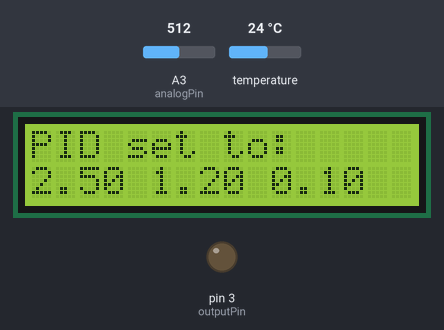
The sketch below on a simulated Arduino Uno, built with avr-gcc and run on an emulated ATmega328P. On the bench: 16×2 character LCD, output pins drawn as LEDs (lit = HIGH). Inputs (shaded band) come from the test bench; at power-on: temperature 24 °C, A3 (analogPin) = 512. What the sketch prints to the serial monitor is not drawn.

Above: at 6.3 s.
8.5 s: temperature set to 0 °C
At 10.2 s:
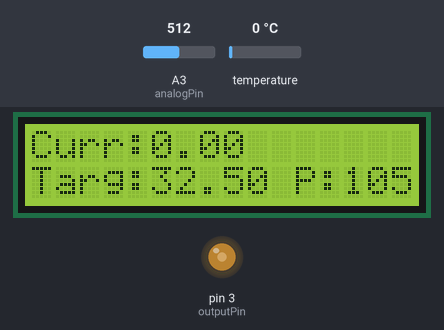
14.7 s: temperature set to 12 °C
At 15.5 s:
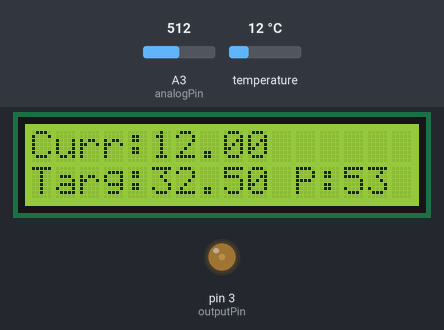
18.7 s: A3 (analogPin) set to 716
At 20.6 s:
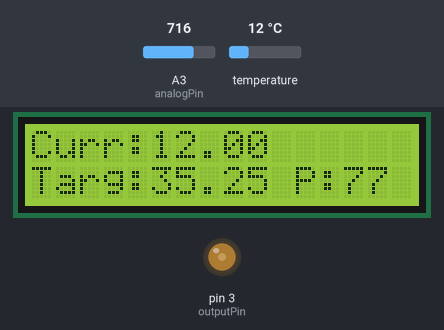
22.7 s: temperature set to 41 °C
At 24.5 s:
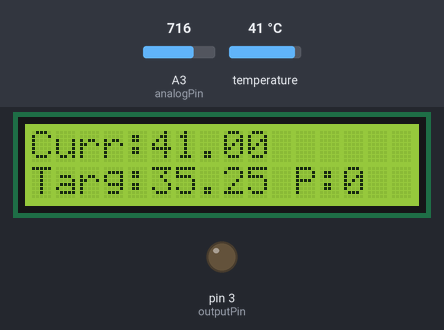
26.6 s: A3 (analogPin) set to 900
At 28.3 s:
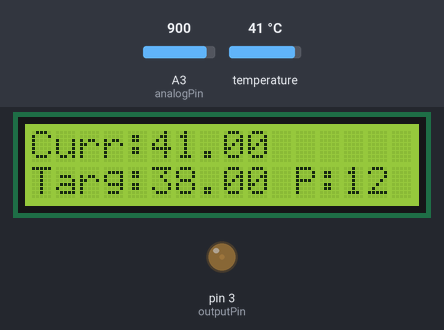
28.6 s: temperature set to 7 °C
At 29.8 s:
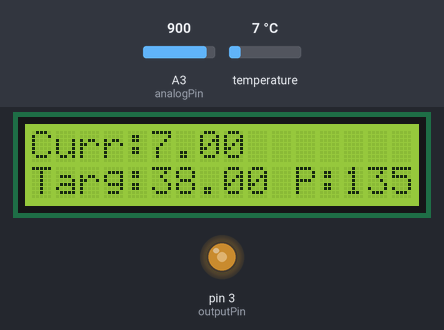
Timing chart, 0 to 33.6 s (numbered marks = the images above; inputs shaded):
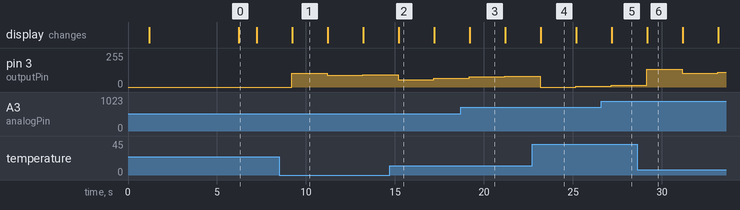

Measured:
- after the input at 26.6 s, pin 3 (outputPin): 6/255 → 12/255 after 0.56 s; the display: changes after 0.59 s (image 5)
- after the input at 28.6 s, pin 3 (outputPin): 12/255 → 135/255 after 0.55 s, → 105/255 2.0 s later, → 109/255 2.0 s later; the display: changes after 0.58 s (image 6)
- what the display in image 0 shows lasts 1.0 s, from 6.2 s to 7.2 s
- what the display in image 1 shows lasts 2.0 s, from 9.2 s to 11.2 s

The sketch:

CellHeater.ino
```cpp
//includes for temperature sensors
#include <OneWire.h>
#include <DallasTemperature.h>


//includes for lcd display
#include <Wire.h>
#include <LiquidCrystal_I2C.h>

//include for PID-library
#include <PID_v1.h>

// Data wire is plugged into port 2 on the Arduino
#define ONE_WIRE_BUS 2

// Potentiometer pin
#define analogPin A3

//Output pin for heat power
#define outputPin 3

//Temperature resolution
#define TEMPRES 12

//Minimal duration between serial send (ms)
#define SERDELAY 10000

// Setup a oneWire instance to communicate with any OneWire devices (not just Maxim/Dallas temperature ICs)
OneWire oneWire(ONE_WIRE_BUS);

// Pass our oneWire reference to Dallas Temperature.
DallasTemperature sensors(&oneWire);

// arrays to hold device address
DeviceAddress Thermometer[5];

//Adress of the controling themometer
byte ControlAdress[8]={40,51,223,57,3,0,0,164};
int ControlDevice;

// Variable to hold number of devices found
int numDev;

// LCD init
LiquidCrystal_I2C lcd(0x20, 2, 1, 0, 4, 5, 6, 7, 3, POSITIVE);

//Vars for temp
double targetTemp = 37.0;
double currentTemp = 20.0;
double Temp[5];
double output = 0;
char tempChar[8];

//Vars for PID
double Kp = 2.5;
double Ki = 1.2;
double Kd = 0.1;

//Var for time of last serial send
unsigned long lastSerial=0;

//Specify the links and initial tuning parameters
PID myPID(&currentTemp, &output, &targetTemp, Kp, Ki, Kd, DIRECT);

void setup()
{
  //initialise serial over USB
  Serial.begin(115200);

  // initialize the lcd
  lcd.begin(16, 2);

  lcd.print("Locating devices.");
  Serial.println("Locating devices.");

  //initialise the temp sensors on onewWire bus
  sensors.begin();


  // print number of sensors
  numDev=sensors.getDeviceCount();

  lcd.setCursor(0, 0);
  lcd.print("Found ");
  lcd.print(numDev);
  lcd.print(" devices");
  Serial.print("Found ");
  Serial.print(numDev);
  Serial.println(" devices");

  //assign temp sensor adress and print it
  for (int i=0;i<numDev;i++) {
    if (!sensors.getAddress(Thermometer[i], i)) {
      lcd.setCursor(0, 1);
      lcd.print("Error: device ");
      lcd.print(i);
      Serial.print("Error: device ");
      Serial.println(i);
      delay(1000);
    } else {
      lcd.clear();
      lcd.print("Device ");
      lcd.print(i);
      lcd.setCursor(0, 1);
      Serial.print("Device ");
      Serial.print(i);
      Serial.print(": ");
      printAddress(Thermometer[i]);
      sensors.setResolution(Thermometer[i], TEMPRES);
      delay(1000);

      //Check if this thermometer is the controlling one
      if (ByteArrayCompare(Thermometer[i],ControlAdress,8)) {ControlDevice=i;}
    }
  }

  lcd.clear();
  lcd.print("Control them is:");
  lcd.setCursor(0,1);
  lcd.print(ControlDevice);
  Serial.print("Control themometer is: ");
  Serial.println(ControlDevice);
  lcd.clear();

  //initialise PID library
  myPID.SetMode(AUTOMATIC);

  //PID set up with potentiometer
  lcd.print("For PID setup");
  lcd.setCursor(0, 1);
  lcd.print("turn pot down.");
  if (countDownLow(5)) {
    lcd.clear();
    lcd.print("Now turn up.");


    //adjust ranges and resolution of pid parameter setting
    //countDownValue(m,n,s) [m=maximal value, n=total number of steps, s=time in seconds]
    if (countDownHigh(5)) {
      lcd.clear();
      lcd.print("Set P");
      Kp = countDownValue(10,100,10);

      lcd.clear();
      lcd.print("Set I");
      Ki = countDownValue(10,100,10);

      lcd.clear();
      lcd.print("Set D");
      Kd = countDownValue(10,100,10);
    }
  }
  lcd.clear();
  lcd.print("PID set to:");
  lcd.setCursor(0, 1);
  lcd.print(Kp);
  lcd.print(" ");
  lcd.print(Ki);
  lcd.print(" ");
  lcd.print(Kd);

  Serial.print("PID set to:");
  Serial.print(" ");
  Serial.print(Kp);
  Serial.print(" ");
  Serial.print(Ki);
  Serial.print(" ");
  Serial.println(Kd);

  myPID.SetTunings(Kp, Ki, Kd);

  delay(1000);
  lcd.clear();

  Serial.print("Zero time: ");
  Serial.println(millis());
}

void loop() {

  // Request
  sensors.requestTemperatures();

  delay(1200);

  for (int i=0;i<numDev;i++) {
    //Read and debounce
    double oldTemp = Temp[i];
    Temp[i] = sensors.getTempC(Thermometer[i]);
    if (Temp[i] == -127.0) {Temp[i] = oldTemp;}
    if (Temp[i] < 1.0) {Temp[i] = oldTemp;}
    if (Temp[i] == 85.0) {Temp[i] = oldTemp;}
    if (i==ControlDevice) {currentTemp=Temp[i];}

  }

  // Read targetTemp
  targetTemp = float(int(map(analogRead(analogPin), 0, 1023, 100, 160))) / 4;

  //PID recalculate
  myPID.Compute();

  //Set output to new value
  analogWrite(outputPin, int(output));

  //Draw it all
  updateScreen();

}

void updateScreen() {
  lcd.home();
  lcd.print("Curr:");
  lcd.print(currentTemp);
  lcd.print("  ");

  lcd.setCursor(0, 1);
  lcd.print("Targ:");
  lcd.print(targetTemp);

  lcd.print(" P:");
  lcd.print(int(output));
  lcd.print("  ");

  if (millis()>=lastSerial+SERDELAY) {
    lastSerial=millis();

    Serial.print("Time: ");
    Serial.print(millis());

    for (int i=0;i<numDev;i++) {
      Serial.print("  Temp");
      Serial.print(i);
      Serial.print(": ");
      Serial.print(Temp[i]);
    }
    Serial.print("  Target: ");
    Serial.print(targetTemp);
    Serial.print("  Output: ");
    Serial.println(int(output));
  }
}

// function to print a device address
void printAddress(DeviceAddress deviceAddress)
{
  for (uint8_t i = 0; i < 8; i++)
  {
    if (deviceAddress[i] < 16) {
       lcd.print("0");
       Serial.print("0");
    }
    lcd.print(deviceAddress[i], HEX);
    Serial.print(deviceAddress[i], HEX);
  }
  Serial.println();
}

//check if pot is turned all up
boolean countDownLow(int s) {
  unsigned long tid = millis();
  while (millis() <= tid + s * 1000) {
    lcd.setCursor(14, 0);
    if (analogRead(analogPin) < 10) {
      lcd.print("Y");
    } else {
      lcd.print("N");
    }
    lcd.print(" ");
  }
  if (analogRead(analogPin) < 10) {
    return true;
  } else {
    return false;
  }
}
//check if pot  is turned all down
boolean countDownHigh(int s) {
  unsigned long tid = millis();
  while (millis() <= tid + s * 1000) {
    lcd.setCursor(14, 0);
    if (analogRead(analogPin) > 1013) {
      lcd.print("Y");
    } else {
      lcd.print("N");
    }
    lcd.print(" ");
  }
  if (analogRead(analogPin) > 1013) {
    return true;
  } else {
    return false;
  }
}

// m=maximal value, n=steps , s=time to set
double countDownValue(double m, double n, int s) {
  unsigned long tid = millis();
  while (millis() <= tid + s * 1000) {
    lcd.setCursor(0, 1);
    lcd.print(map(analogRead(analogPin), 0, 1023, 0, n)/n*m);
    lcd.print("  ");
  }
  return map(analogRead(analogPin), 0, 1023, 0, n)/n*m;
}

boolean ByteArrayCompare(byte a[], byte b[], int array_size)
{
   for (int i = 0; i < array_size; ++i)
     if (a[i] != b[i])
       return(false);
   return(true);
}
```
